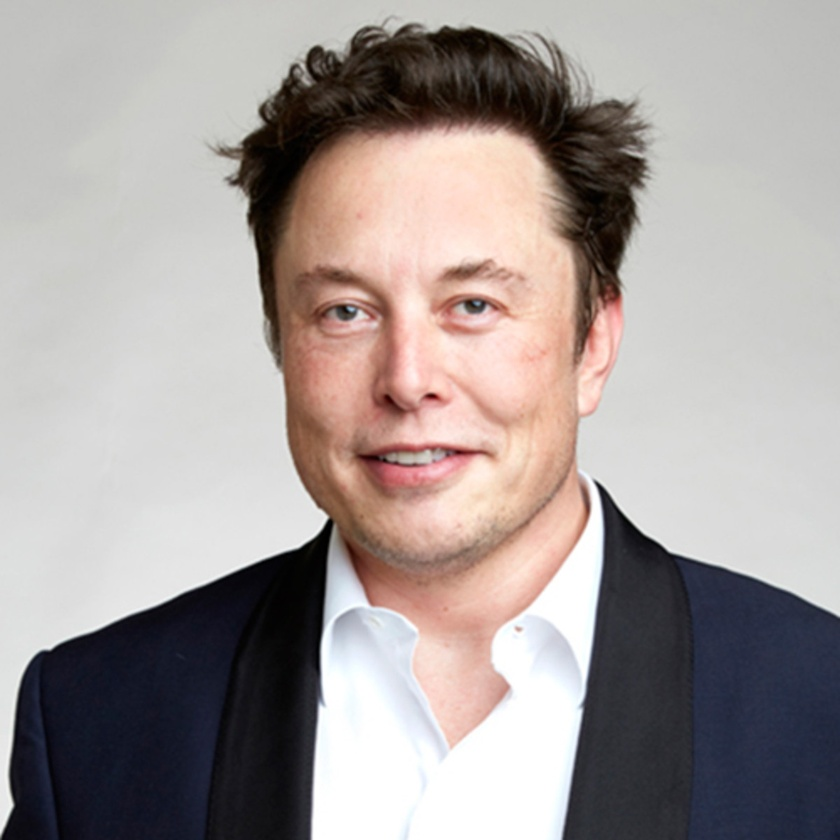
#> input picture 3.2/assets/musk.jpg, 840 x 840 px, shrunk from 1200 x 1200 before the run, given in place of the camera
$ jupyter execute main.ipynb
#> lines starting #> are read from the running program, lines starting #| are printed output that depends on the picture; after the words box and inside, x2 and y2 are one past the last pixel; in counts of white or black regions, pixels touching at a corner belong together
[cell 1]
import cv2

[cell 2]
face_cascade = cv2.CascadeClassifier('haarcascade_frontalface_default.xml')

def detect(gray, frame):
    faces = face_cascade.detectMultiScale(gray, 1.3, 5)
    for (x, y, w, h) in faces:
        cv2.rectangle(frame, (x, y), (x+w, y+h), (255, 0, 0), 2)
        frame[y:y+h, x:x+w] = cv2.blur(frame[y:y+h, x:x+w],(28, 28))
    return frame

video_capture = cv2.VideoCapture(0)
while True:
    _, frame = video_capture.read()
#> frame is the input picture: shape (840, 840, 3); mean B, G, R 153.6, 155.6, 164.2
    gray = cv2.cvtColor(frame, cv2.COLOR_BGR2GRAY)
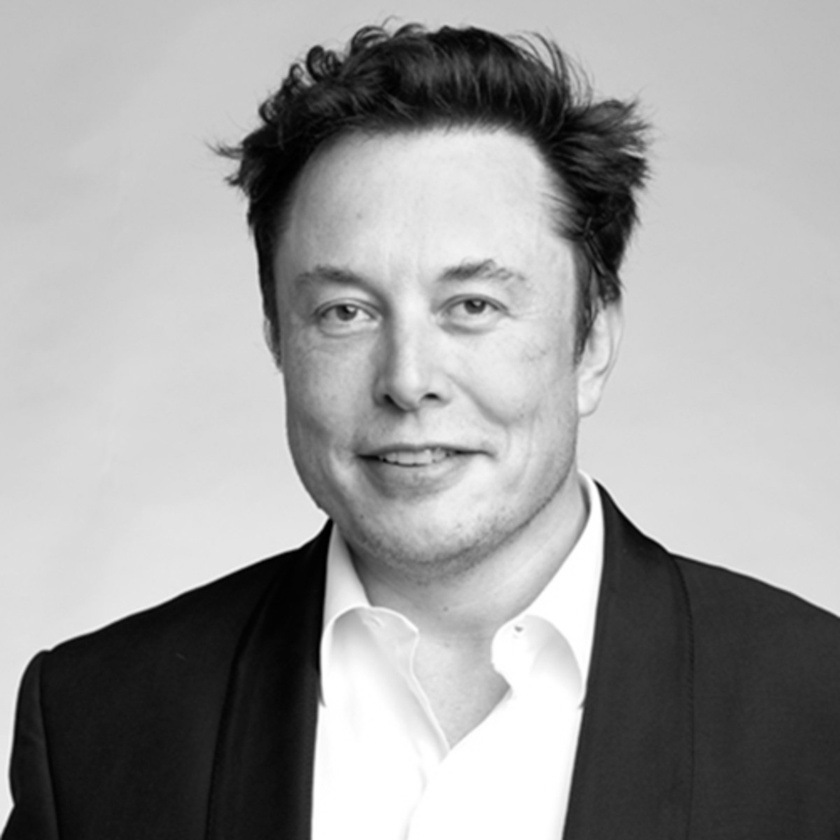
#> gray: shape (840, 840); min 0, max 255, mean 158
    canvas = detect(gray, frame)
#> in detect, `faces = face_cascade.detectMultiScale(gray, 1.3, 5)`: faces = [[232, 161, 371, 371]]
#> the loop in detect, `for (x, y, w, h) in faces:` made 1 pass
#> after the loop in detect, `for (x, y, w, h) in faces:`:
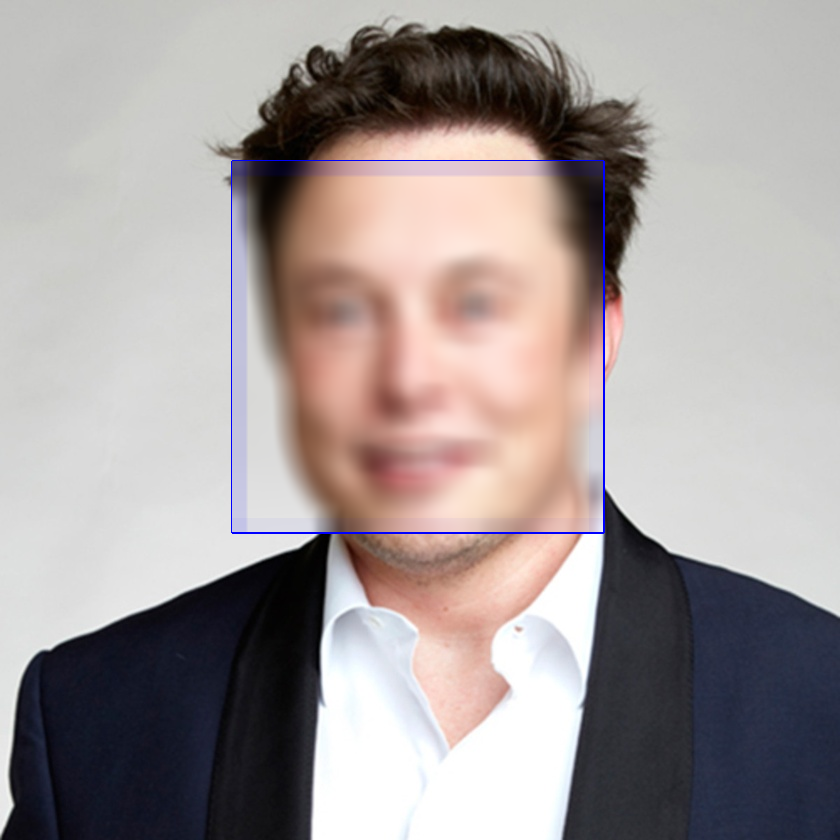
#> frame: shape (840, 840, 3); 19.49% of pixels changed, all inside (x1, y1, x2, y2) = (231, 160, 605, 534)
    cv2.imshow('Video', canvas)
    if cv2.waitKey(1) & 0xFF == ord('q'):
#> (key q is pressed here)
        break
video_capture.release()
cv2.destroyAllWindows()

$ run again, on 3.2/assets/hykes.png
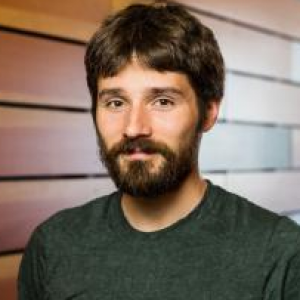
#> input picture 3.2/assets/hykes.png, 300 x 300 px, given in place of the camera
#> frame is the input picture: shape (300, 300, 3); mean B, G, R 94.6, 107.6, 123.1
#> `gray = cv2.cvtColor(frame, cv2.COLOR_BGR2GRAY)`:
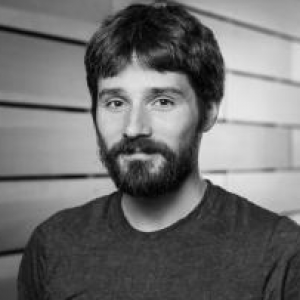
#> gray: shape (300, 300); min 1, max 239, mean 110.7
#> faces = [[73, 50, 134, 134]]
#> the loop in detect, `for (x, y, w, h) in faces:` made 1 pass
#> after the loop in detect, `for (x, y, w, h) in faces:`:
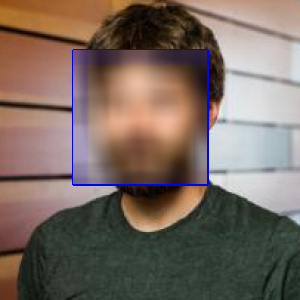
#> frame: shape (300, 300, 3); mean B, G, R 97.2, 106.1, 121.4
